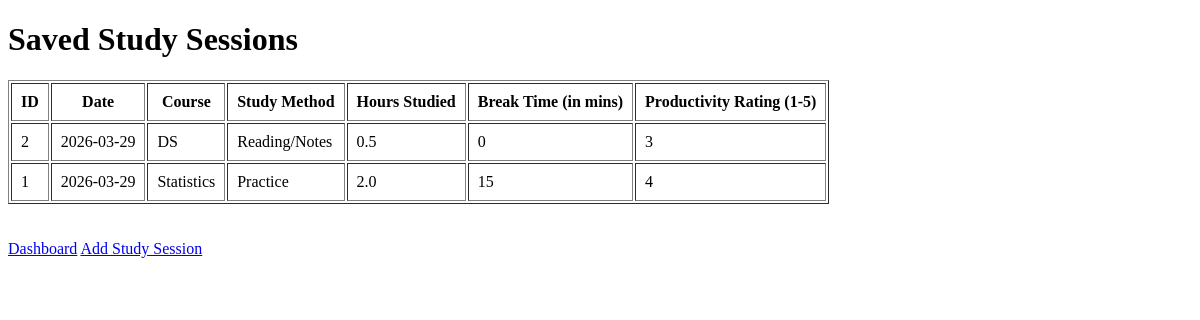
Before: /view with the older database file.
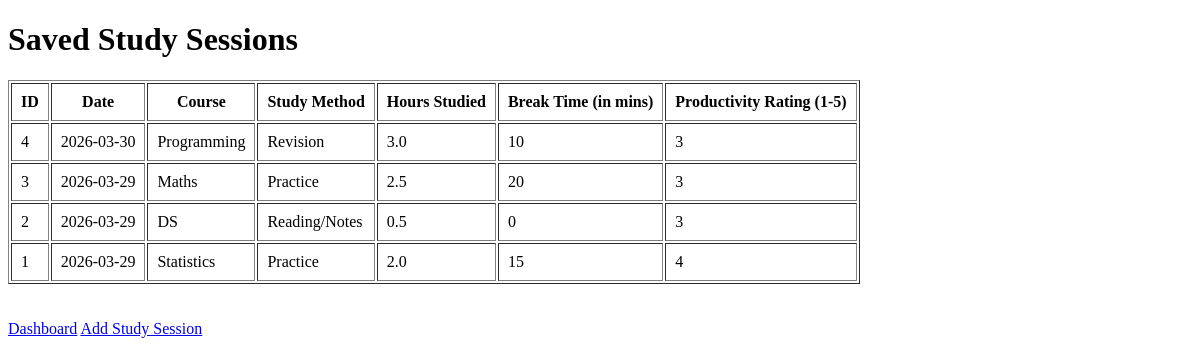
After: the same page with the newer database file.
### tables this page shows
CREATE TABLE study_sessions(
                   id INTEGER PRIMARY KEY AUTOINCREMENT,
                   date TEXT NOT NULL,
                   course_studied TEXT NOT NULL,
                   study_method TEXT NOT NULL,
                   study_hours REAL NOT NULL,
                   break_time INTEGER NOT NULL,
                   productivity_rating INTEGER NOT NULL
        );

### app.py (the view)
@app.route("/view")
def view_sessions():
    con_db = connect_db()
    sessions = con_db.execute("""
        SELECT * FROM study_sessions ORDER BY date DESC, id DESC
    """).fetchall()
    con_db.close()
    return render_template("view.html", sessions=sessions)

### app.py (called while the page is built)
def connect_db():
    con_db = sqlite3.connect(db_name)
    con_db.row_factory = sqlite3.Row
    return con_db

### templates/view.html (shortened to what this page needs)
<!DOCTYPE html>
<html>
    <head>
    </head>
    <body>
        <h1>Saved Study Sessions</h1>
        <table border="1" cellpadding="9">
            <tr>
                <th>ID</th>
                <th>Date</th>
                <th>Course</th>
                <th>Study Method</th>
                <th>Hours Studied</th>
                <th>Break Time (in mins)</th>
                <th>Productivity Rating (1-5)</th>
            </tr>
            {% for session in sessions %}
            <tr>
                <td>{{session["id"]}}</td>
                <td>{{session["date"]}}</td>
                <td>{{session["course_studied"]}}</td>
                <td>{{session["study_method"]}}</td>
                <td>{{session["study_hours"]}}</td>
                <td>{{session["break_time"]}}</td>
                <td>{{session["productivity_rating"]}}</td>
            </tr>
            {% endfor %}
        </table>
        <br><br>
        <a href="/">Dashboard</a>
        <a href="/add">Add Study Session</a>
    </body>
</html>

Changed rows visible on the page:
added study_sessions: id "4", date "2026-03-30", course_studied "Programming", study_method "Revision", study_hours "3.0", break_time "10", productivity_rating "3"
added study_sessions: id "3", date "2026-03-29", course_studied "Maths", study_method "Practice", study_hours "2.5", break_time "20", productivity_rating "3"
